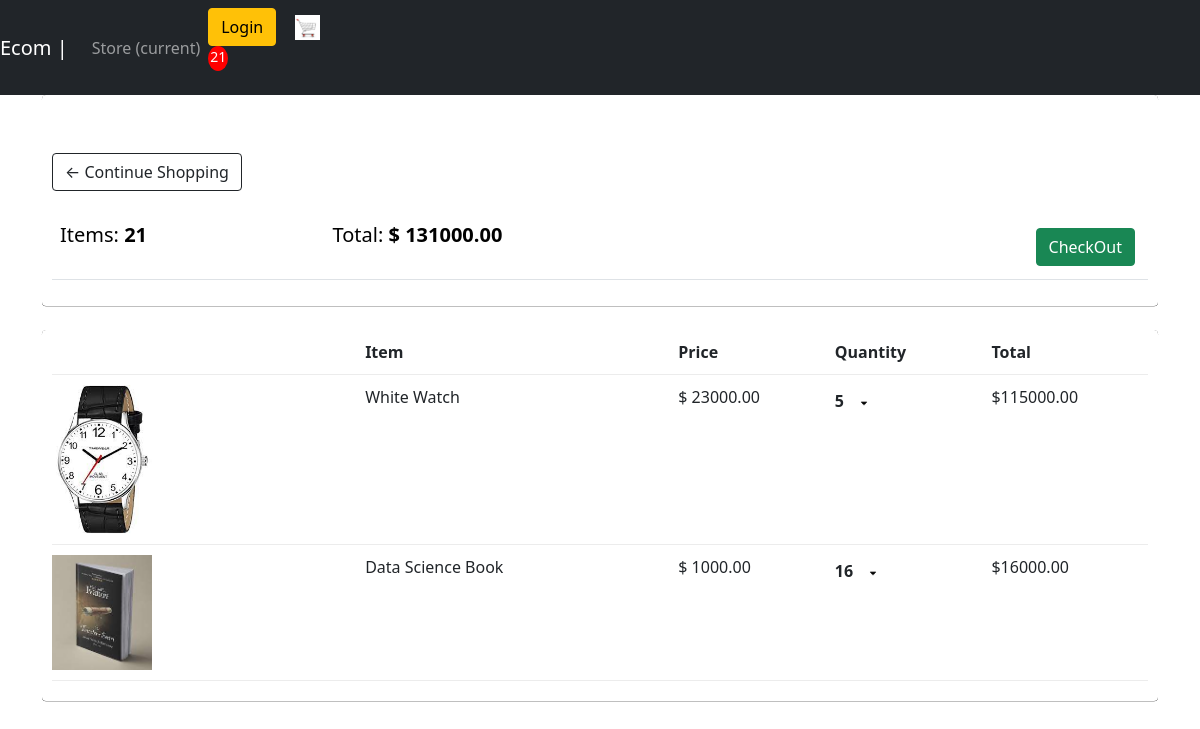
The app's page /cart/ (signed in) with its own data.
### Store/models.py (models this page shows, shortened)
class Order(models.Model):
    customer = models.ForeignKey(Customer, on_delete=models.SET_NULL, blank=True, null=True)
    date_ordered = models.DateTimeField(auto_now_add=True)
    complete = models.BooleanField(default=False, null=True, blank=False)
    transaction_id = models.CharField(max_length=200, null=True)
    @property
    def get_cart_total(self):
        orderitems = self.orderitem_set.all()
        total = sum([item.get_total for item in orderitems])
        return total
    @property
    def get_cart_items(self):
        orderitems = self.orderitem_set.all()
        total = sum([item.quantity for item in orderitems])
        return total

class OrderItem(models.Model):
    product = models.ForeignKey(Product, on_delete=models.SET_NULL, blank=True, null=True)
    order = models.ForeignKey(Order, on_delete=models.SET_NULL, blank=True, null=True)
    quantity = models.IntegerField(default=0, null=True, blank=True)
    date_added = models.DateTimeField(auto_now_add=True)
    @property
    def get_total(self):
        total = self.product.price * self.quantity
        return total

class Product(models.Model):
    name = models.CharField(max_length=200)
    price = models.DecimalField(max_digits=7,decimal_places=2)
    digital = models.BooleanField(default=False, null=True, blank=False)
    image=models.ImageField(upload_to='images/',null=True,blank=True)
    image_thumbnail = ImageSpecField(source='image',
                                        processors=[ResizeToFill(100, 50)],
                                        format='JPEG',
                                        options={'quality': 60}
    )
    @property
    def imageURL(self):
        try:
            url = self.image.url
        except:
            url = ''
        return url

### Store/views.py (the view, shortened to what this page needs)
# urls.py: path('cart/',Cart,name='cart'),
def Cart(request):
    if request.user.is_authenticated:
        customer=request.user.customer
        order,created = Order.objects.get_or_create(customer=customer,complete=False)
        items=order.orderitem_set.all()
        cartItems=order.get_cart_items
    context = {
            'items':items,
            'order':order,
            'cartItems':cartItems,
        }
    return render(request,'cart.html',context)

### frontend/templates/cart.html (shortened to what this page needs)
{%  extends 'main.html' %}
{%  load static %}
{% block content %}
    <div class="row">
        <div class="col-ls-12">
            <div class="box-element">
                <br>
                <br>
                <a class="btn btn-outline-dark" href="{% url 'store:store' %}">&#x2190;  Continue Shopping</a>
                <br>
                <br>
                <table class="table">
                    <tr>
                        <th><h5>Items: <strong>{{order.get_cart_items}}</strong></h5></th>
                        <th><h5>Total: <strong>$ {{order.get_cart_total}}</strong></h5></th>
                        <th>
                            <a class="btn btn-success" style="float:right;margin:5px;" href="{% url 'store:checkout' %}">CheckOut</a>
                        </th>
                    </tr>
                </table>
            </div>
            <br>
            <div class="box-element">
                <div class="cart-row" style="display:flex;align-items:flex-stretch;padding-bottom: 10px;margin-bottom:10px;border-bottom:1px solid #ececec;">
                     <div style="flex: 2;" ></div>
                     <div style="flex: 2;" ><strong>Item</strong></div>
                     <div style="flex: 1;" ><strong>Price</strong></div>
                     <div style="flex: 1;" ><strong>Quantity</strong></div>
                     <div style="flex: 1;" ><strong>Total</strong></div>
                </div>
                {%  for item in items %}
                <div class="cart-row" style="display:flex;align-items:flex-stretch;padding-bottom: 10px;margin-bottom:10px;border-bottom:1px solid #ececec;">
                    <div style="flex: 2;" ><img style="width:100px ;" src="{{item.product.imageURL}}" alt=""></div>
                    <div style="flex: 2;" > {{item.product.name}}</div>
                    <div style="flex: 1;" >$ {{item.product.price | floatformat:2}}</div>
                    <div style="flex: 1;" >
                        <p class="quantity" style="display:inline-block;font-weight:700;pading-right:10px;">{{item.quantity}}</p>
                        <div style="display: inline-block;font-weight:700;padding-right:10px;">
                            <img  data-product={{item.product.id}} data-action="remove" style="width:12px;cursor:pointer;display:block;margin-top:5px;transition:.1s;" class="update-cart" src="{% static 'images/down.png' %}" alt="">
                        </div>
                    </div>
                    <div style="flex: 1;" >${{item.get_total}}</div>
               </div>
                {%  endfor %}
            </div>
        </div>
    </div>
{%  endblock %}

### frontend/static/css/main.css (style rules this page uses)
body { background-color: hsl(0, 0%, 98%); }
.box-element { box-shadow:hsl(0,.0%,.80%)0.0.16px; background-color: #fff; border-radius: 4px; padding: 10px; }
h1,h2,h3,h4,h5,h6 { color:hsl(0,.0%,.30%) }
.btn { border-radius: 0; }
.cart-row { display: flex; align-items: flex-stretch; padding-bottom: 10px; margin-bottom: 10px; border-bottom: 1px solid #ececec; }
.quantity { display: inline-block; font-weight: 700; padding-right: 10px; }

### records on screen
Order: get_cart_items "21", get_cart_total "131000.00"
OrderItem: product.imageURL (picture), product.name "White Watch", product.price "23000.00", quantity "5", get_total "115000.00"
OrderItem: product.imageURL (picture), product.name "Data Science Book", product.price "1000.00", quantity "16", get_total "16000.00"

### other values on screen
{{ cartItems }} "21"
